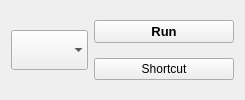
             <widget class="QFrame" name="startGroup">
              <layout class="QHBoxLayout" name="horizontalLayout_5" stretch="1,0">
               <item>
                <widget class="QComboBox" name="executablesListBox">
                 <property name="sizePolicy">
                  <sizepolicy hsizetype="Preferred" vsizetype="Fixed">
                   <horstretch>0</horstretch>
                   <verstretch>0</verstretch>
                  </sizepolicy>
                 </property>
                 <property name="minimumSize">
                  <size>
                   <width>0</width>
                   <height>40</height>
                  </size>
                 </property>
                 <property name="font">
                  <font>
                   <pointsize>9</pointsize>
                   <weight>75</weight>
                   <bold>true</bold>
                  </font>
                 </property>
                 <property name="toolTip">
                  <string>Pick a program to run.</string>
                 </property>
                 <property name="whatsThis">
                  <string>&lt;!DOCTYPE HTML PUBLIC &quot;-//W3C//DTD HTML 4.0//EN&quot; &quot;http://www.w3.org/TR/REC-html40/strict.dtd&quot;&gt;
&lt;html&gt;&lt;head&gt;&lt;meta name=&quot;qrichtext&quot; content=&quot;1&quot; /&gt;&lt;style type=&quot;text/css&quot;&gt;
p, li { white-space: pre-wrap; }
&lt;/style&gt;&lt;/head&gt;&lt;body style=&quot; font-family:'MS Shell Dlg 2'; font-size:8.25pt; font-weight:400; font-style:normal;&quot;&gt;
&lt;p style=&quot; margin-top:0px; margin-bottom:0px; margin-left:0px; margin-right:0px; -qt-block-indent:0; text-indent:0px;&quot;&gt;&lt;span style=&quot; font-size:8pt;&quot;&gt;Choose the program to run. Once you start using ModOrganizer, you should always run your game and tools from here or through shortcuts created here, otherwise mods installed through MO will not be visible.&lt;/span&gt;&lt;/p&gt;
&lt;p style=&quot; margin-top:0px; margin-bottom:0px; margin-left:0px; margin-right:0px; -qt-block-indent:0; text-indent:0px;&quot;&gt;&lt;span style=&quot; font-size:8pt;&quot;&gt;You can add new Tools to this list, but I can't promise tools I haven't tested will work.&lt;/span&gt;&lt;/p&gt;&lt;/body&gt;&lt;/html&gt;</string>
                 </property>
                 <property name="iconSize">
                  <size>
                   <width>32</width>
                   <height>32</height>
                  </size>
                 </property>
                 <property name="frame">
                  <bool>false</bool>
                 </property>
                </widget>
               </item>
               <item>
                <layout class="QVBoxLayout" name="verticalLayout_12" stretch="0,0">
                 <item>
                  <widget class="QPushButton" name="startButton">
                   <property name="sizePolicy">
                    <sizepolicy hsizetype="Expanding" vsizetype="Fixed">
                     <horstretch>0</horstretch>
                     <verstretch>0</verstretch>
                    </sizepolicy>
                   </property>
                   <property name="minimumSize">
                    <size>
                     <width>120</width>
                     <height>0</height>
                    </size>
                   </property>
                   <property name="maximumSize">
                    <size>
                     <width>16777215</width>
                     <height>16777215</height>
                    </size>
                   </property>
                   <property name="font">
                    <font>
                     <pointsize>10</pointsize>
                     <weight>75</weight>
                     <bold>true</bold>
                    </font>
                   </property>
                   <property name="toolTip">
                    <string>Run program</string>
                   </property>
                   <property name="whatsThis">
                    <string>&lt;!DOCTYPE HTML PUBLIC &quot;-//W3C//DTD HTML 4.0//EN&quot; &quot;http://www.w3.org/TR/REC-html40/strict.dtd&quot;&gt;
&lt;html&gt;&lt;head&gt;&lt;meta name=&quot;qrichtext&quot; content=&quot;1&quot; /&gt;&lt;style type=&quot;text/css&quot;&gt;
p, li { white-space: pre-wrap; }
&lt;/style&gt;&lt;/head&gt;&lt;body style=&quot; font-family:'MS Shell Dlg 2'; font-size:8.25pt; font-weight:400; font-style:normal;&quot;&gt;
&lt;p style=&quot; margin-top:0px; margin-bottom:0px; margin-left:0px; margin-right:0px; -qt-block-indent:0; text-indent:0px;&quot;&gt;&lt;span style=&quot; font-size:8pt;&quot;&gt;Run the selected program with ModOrganizer enabled.&lt;/span&gt;&lt;/p&gt;&lt;/body&gt;&lt;/html&gt;</string>
                   </property>
                   <property name="locale">
                    <locale language="English" country="UnitedStates"/>
                   </property>
                   <property name="text">
                    <string>Run</string>
                   </property>
                   <property name="icon">
                    <iconset resource="resources.qrc">
                     <normaloff>:/MO/gui/run</normaloff>:/MO/gui/run</iconset>
                   </property>
                   <property name="iconSize">
                    <size>
                     <width>36</width>
                     <height>36</height>
                    </size>
                   </property>
                  </widget>
                 </item>
                 <item>
                  <widget class="QPushButton" name="linkButton">
                   <property name="sizePolicy">
                    <sizepolicy hsizetype="Fixed" vsizetype="Fixed">
                     <horstretch>0</horstretch>
                     <verstretch>0</verstretch>
                    </sizepolicy>
                   </property>
                   <property name="minimumSize">
                    <size>
                     <width>140</width>
                     <height>0</height>
                    </size>
                   </property>
                   <property name="maximumSize">
                    <size>
                     <width>16777215</width>
                     <height>16777215</height>
                    </size>
                   </property>
                   <property name="baseSize">
                    <size>
                     <width>0</width>
                     <height>0</height>
                    </size>
                   </property>
                   <property name="toolTip">
                    <string>Create a shortcut in your start menu or on the desktop to the specified program</string>
                   </property>
                   <property name="whatsThis">
                    <string>&lt;!DOCTYPE HTML PUBLIC &quot;-//W3C//DTD HTML 4.0//EN&quot; &quot;http://www.w3.org/TR/REC-html40/strict.dtd&quot;&gt;
&lt;html&gt;&lt;head&gt;&lt;meta name=&quot;qrichtext&quot; content=&quot;1&quot; /&gt;&lt;style type=&quot;text/css&quot;&gt;
p, li { white-space: pre-wrap; }
&lt;/style&gt;&lt;/head&gt;&lt;body style=&quot; font-family:'MS Shell Dlg 2'; font-size:8.25pt; font-weight:400; font-style:normal;&quot;&gt;
&lt;p style=&quot; margin-top:0px; margin-bottom:0px; margin-left:0px; margin-right:0px; -qt-block-indent:0; text-indent:0px;&quot;&gt;&lt;span style=&quot; font-size:8pt;&quot;&gt;This creates a start menu shortcut that directly starts the selected program with the MO active.&lt;/span&gt;&lt;/p&gt;&lt;/body&gt;&lt;/html&gt;</string>
                   </property>
                   <property name="text">
                    <string>Shortcut</string>
                   </property>
                   <property name="icon">
                    <iconset resource="resources.qrc">
                     <normaloff>:/MO/gui/link</normaloff>:/MO/gui/link</iconset>
                   </property>
                  </widget>
                 </item>
                </layout>
               </item>
              </layout>
             </widget>
